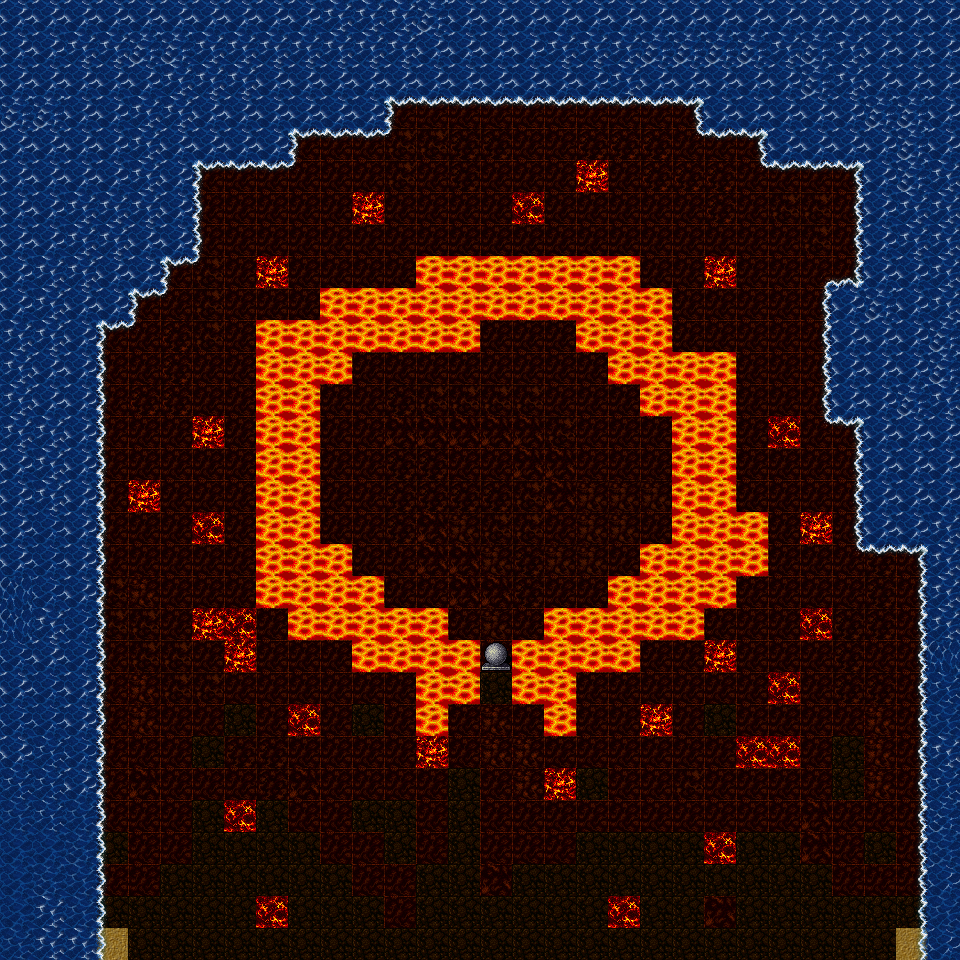

Below is a game level as drawn by its tile map, then a one-line description and the .tmx that defines it (tile-layer data replaced by summaries):
An orthogonal 30x30 tile map with 32x32 px tiles, 4 tile layers (Ground, Orb, Water, Water2).

<map version="1.10" tiledversion="1.11.0" orientation="orthogonal" renderorder="right-down" width="30" height="30" tilewidth="32" tileheight="32" infinite="0" nextlayerid="5" nextobjectid="1">
 <tileset firstgid="1" source="background.tsx" />
 <layer id="1" name="Ground" width="30" height="30">
  <data>[900 cells, 635 non-empty, 12 distinct tile ids]</data>
 </layer>
 <layer id="2" name="Orb" width="30" height="30">
  <data>[900 cells, 1 non-empty, 1 distinct tile ids]</data>
 </layer>
 <layer id="3" name="Water" width="30" height="30">
  <data>[900 cells, 344 non-empty, 15 distinct tile ids]</data>
 </layer>
 <layer id="4" name="Water2" width="30" height="30">
  <data>[900 cells, 13 non-empty, 2 distinct tile ids]</data>
 </layer>
</map>
